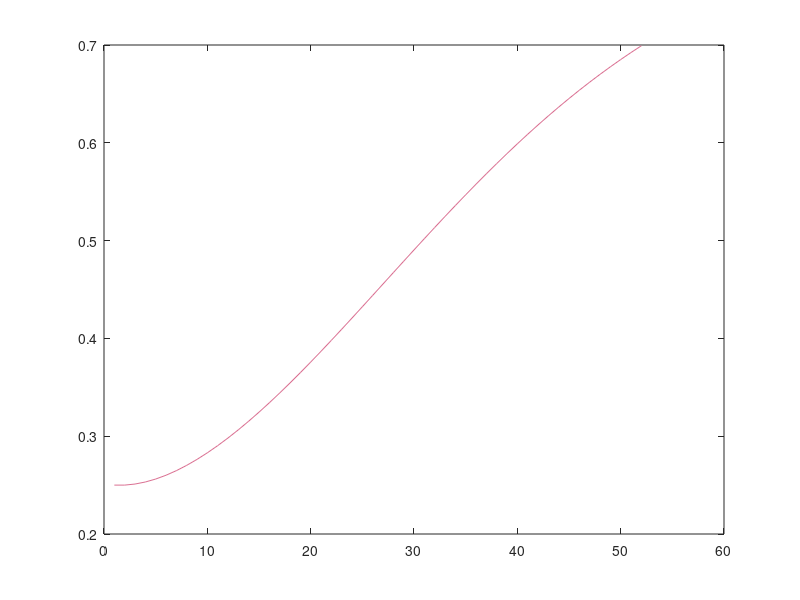

Write the MATLAB code that produced this figure. (Note: this script raises an error after producing the figure.)
function TwoNeuronDynamics()
%% TwoNeuronDynamics
%
%   TwoNeuronDynamics()
%
%   Simulates the 2-neuron model from Wang et. al. 2017
%
%%

dt = 10;

threshold = 0.7;
u0s = [0.73 0.73];
v0s = [0.48 0.48];
I0s = [0.6 0.74];

colors = [218 112 146;
           65 185 235;
          218 112 146;
           65 185 235]/255;

h1 = figure('Name','Two neuron','Position',[204 160 528 918]);
h2 = figure('Name','Two neuron','Position',[204 160 999 918]);
for i = 1:length(I0s)
    %% Parameters
    u0 = u0s(i);
    v0 = v0s(i);
    
    params.w = 6;
    params.epsi = 0.01;
    params.I0 = params.w * I0s(i);
%     params.I0 = I0s(i);
    params.tau = 100;
    
%     niter = 1001;
    niter = 101;
    
    vvals = linspace(0,1.2,100);
    
    %% Run simulation
    [u,v,y] = simulate_u_v(u0,v0,params,niter,dt);
    
    
    %% Find null clines
    uvals = find_null_clines(vvals,params);
    
    %% Plot
    %subplot(3,3,[1 4 7])
    figure(h1)
%     if i >= 3
%         temp = u-v;
%         plot(temp(abs(temp) < threshold),'Color',colors(i,:))
        
        temp = y;
        plot(temp(abs(temp) < threshold),'Color',colors(i,:))
        hold on
        plotHorizontal(threshold);
%     end
%     plot(v,'--','Color',colors(i,:))
    
    figure(h2)
    if i < 3
        subplot(1,2,1)
    else
        subplot(1,2,2)
    end
%    subplot(ceil(sqrt(length(I0s))),ceil(sqrt(length(I0s))),i)
%     plot(u,v,'-','Color',colors(i,:))
    hold on
%     plot(u(1:50:end),v(1:50:end),'.','Color',colors(i,:))
    ind = find(u-v > threshold);
    plot(u(1:ind),v(1:ind),'.','Color',colors(i,:))
    plot(u(1),v(1),'ko','MarkerFaceColor',[1 1 1],'MarkerSize',7,'Color',colors(i,:))
    plot(u(end),v(end),'ko','MarkerFaceColor',colors(i,:),'MarkerSize',7,'Color','k')
    
    plot(vvals,uvals(:,1),'Color',colors(i,:))
    plot(uvals(:,2),vvals,'--','Color',colors(i,:))
    
    ind = find(vvals == uvals(:,1));
    plot(vvals(ind),uvals(ind,1),'o','Color',[0 0 0],'MarkerFaceColor',[0 0 0])
    
    axis([0 1.2 0 1.2])
%     axis([0 0.5 0 0.5])
    axis square
    plotUnity;
    xlabel('u')
    ylabel('v')
    mymakeaxis(gca)


end

figure(h1)
xlabel('Time')
ylabel('x_1-x_2')
mymakeaxis(gca,'yticks',[-1 0 1])

%% Functions

%% Activation function
function out = thresh_exp(x)
    out = 1 ./ (1 + exp(-x));
    
%% find_u_dot
function du = find_u_dot(u,v,params)
    w = params.w;
    epsi = params.epsi;
    I0 = params.I0;
    tau = params.tau;
    
    du = ( -u + thresh_exp( I0 - w*v ) )/tau;
    
%% find_v_dot
function dv = find_v_dot(u,v,params)
    w = params.w;
    epsi = params.epsi;
    I0 = params.I0;
    tau = params.tau;
    
    dv = ( -v + thresh_exp( I0 - w*u ) )/tau;
    
%% find_y_dot
function dy = find_y_dot(u,v,y,params)
    tau = params.tau;
    dy = ( -y + (u-v) )/tau;

%% simulate_u_v
function [u, v, y] = simulate_u_v(u0,v0,params,niter,dt)
    
    u = nan(1,niter);
    v = nan(1,niter);
    
    u(1) = u0;
    v(1) = v0;
    y(1) = u0-v0;
    for i = 2:niter
        u(i) = u(i-1) + find_u_dot(u(i-1),v(i-1),params)*dt;
        v(i) = v(i-1) + find_v_dot(u(i-1),v(i-1),params)*dt;
        y(i) = y(i-1) + find_y_dot(u(i-1),v(i-1),y(i-1),params)*dt;
    end
    
%% find_null_clines
function uvals = find_null_clines(vvals,params)
    w = params.w;
    I0 = params.I0;
    epsi = params.epsi;
    
    uvals(:,1) = 1 ./ (1 + exp(-I0 + w*vvals ) );
    uvals(:,2) = 1 ./ (1 + exp(-I0 + w*vvals ) );
    
    